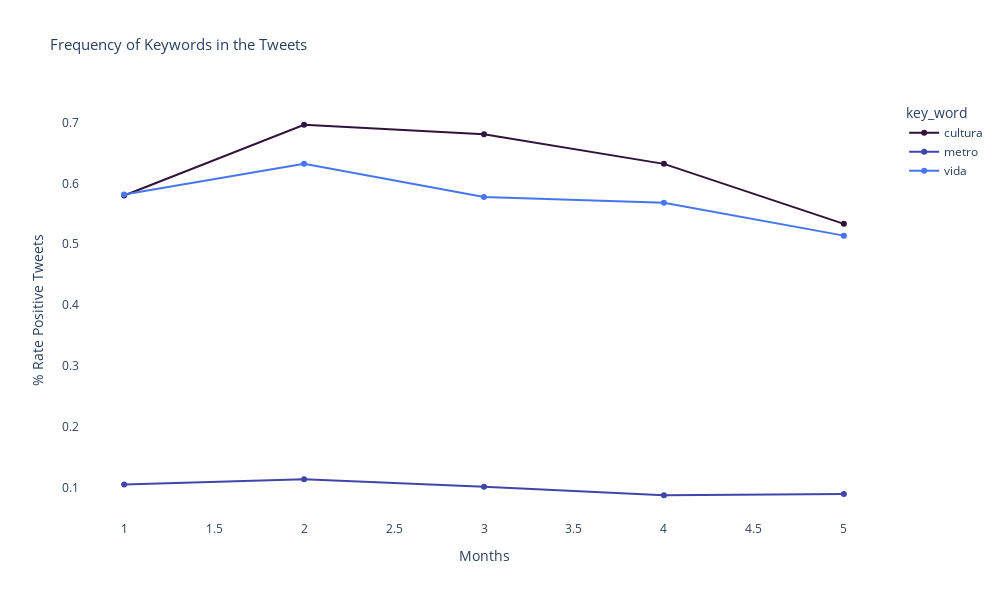

The cell this chart's notebook holds for it:
### Code cell
plotly_month_keyword(2022,['cultura','vida','metro'])

### Figure 1 — Plotly figure (JSON) as saved in the notebook; plotly's stock layout.template omitted (floating-point values rounded to 4 significant figures)
{"data": [{"hovertemplate": "key_word=cultura<br>Months=%{x}<br>% Rate Positive Tweets=%{y}<extra></extra>", "legendgroup": "cultura", "line": {"color": "#30123b", "dash": "solid"}, "marker": {"symbol": "circle"}, "mode": "markers+lines", "name": "cultura", "orientation": "v", "showlegend": true, "type": "scatter", "x": [1, 2, 3, 4, 5], "xaxis": "x", "y": [0.58, 0.6963, 0.6809, 0.6321, 0.5335], "yaxis": "y"}, {"hovertemplate": "key_word=metro<br>Months=%{x}<br>% Rate Positive Tweets=%{y}<extra></extra>", "legendgroup": "metro", "line": {"color": "#4145ab", "dash": "solid"}, "marker": {"symbol": "circle"}, "mode": "markers+lines", "name": "metro", "orientation": "v", "showlegend": true, "type": "scatter", "x": [1, 2, 3, 4, 5], "xaxis": "x", "y": [0.1052, 0.1139, 0.1013, 0.08749, 0.08967], "yaxis": "y"}, {"hovertemplate": "key_word=vida<br>Months=%{x}<br>% Rate Positive Tweets=%{y}<extra></extra>", "legendgroup": "vida", "line": {"color": "#4675ed", "dash": "solid"}, "marker": {"symbol": "circle"}, "mode": "markers+lines", "name": "vida", "orientation": "v", "showlegend": true, "type": "scatter", "x": [1, 2, 3, 4, 5], "xaxis": "x", "y": [0.5815, 0.6321, 0.5776, 0.5681, 0.5141], "yaxis": "y"}], "layout": {"height": 600, "legend": {"title": {"text": "key_word"}, "tracegroupgap": 0}, "paper_bgcolor": "#FFFFFF", "plot_bgcolor": "#FFFFFF", "title": {"font": {"size": 15}, "text": "Frequency of Keywords in the Tweets"}, "width": 1000, "xaxis": {"anchor": "y", "domain": [0, 1], "title": {"text": "Months"}}, "yaxis": {"anchor": "x", "domain": [0, 1], "title": {"text": "% Rate Positive Tweets"}}}}
